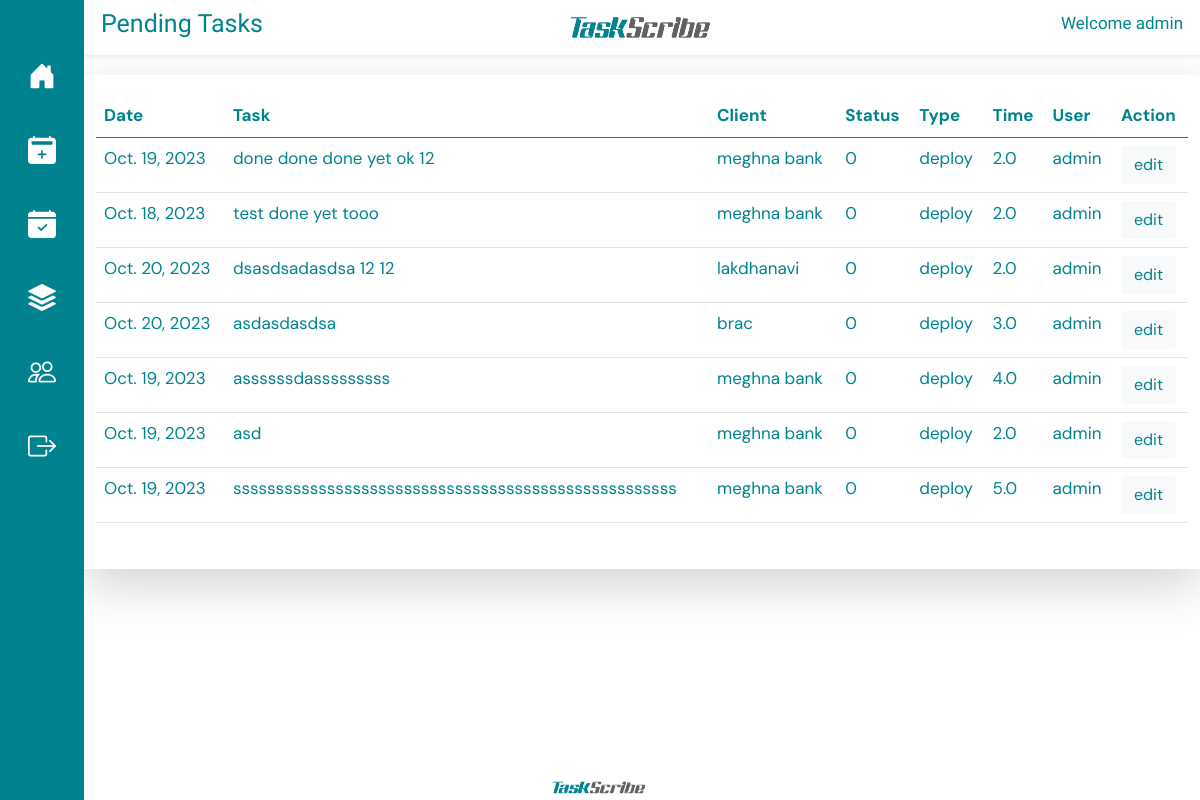
/pending-task/ (signed in), run on the app's committed database.
### taskapp/models.py (models this page shows, shortened)
class Task(models.Model):
    name = models.CharField(max_length=500,)
    user = models.ForeignKey(User, on_delete=models.PROTECT)
    type = models.ForeignKey(Type, on_delete=models.CASCADE)
    client = models.ForeignKey(Client, on_delete=models.PROTECT)
    date = models.DateField()
    status = models.CharField(max_length=1, choices=STATUS, default='0')
    time = models.FloatField()

class Client(models.Model):
    name = models.CharField(max_length=100)
    description = models.TextField(max_length=500, null=True)
    file = models.FileField(upload_to='documetns/')
    original_filename = models.CharField(max_length=255)
    uploaded_at = models.DateTimeField(auto_now_add=True)

class Type(models.Model):
    name = models.CharField(max_length=100)
    def __str__(self) -> str:
        return self.name

### taskapp/views.py (the view)
# urls.py: path('pending-task/', pending_task, name="pending_task"),
@login_required(login_url="/login/")
def pending_task(request):
    userall = User.objects.get(id=request.user.id)
    pending_tasks = Task.objects.filter(user=userall, status="0")
    return render(request, "pending.html", {
        "pending_tasks" : pending_tasks
    })

### templates/pending.html (shortened to what this page needs)
{% extends 'base.html' %}
{% load static %}
{% block titlecontent %}
<div class="row shadow-sm align-items-center" style=" margin-top: 0px; padding: 5px;  color: #00838f;">
  <div class="col">
    <h2 style="font-family: Palanquin Dark; text-align: left; font-size: 25px;">Pending Tasks</h2>
  </div>
  <div class="col align-items-center text-center">
    <img src="{% static 'img/logof.png' %}" width="150px" height="45px" alt="">
  </div>
  <div class="col align-items-center">
    <h2  style="font-family: Palanquin Dark; text-align: right; font-size: 17px;">Welcome {{ user.username }}</h2>
  </div>
</div>
{% endblock %}
{% block content %}
<div class="row shadow-lg" style=" padding-bottom: 30px; margin-bottom: 40px; padding-top: 20px; margin-top: 20px;">
    <div class="col-12">
    <table class=" table table-hover " style="color: #00838f;">
        <thead>
          <tr>
            <th>Date</th>
            <th>Task</th>
            <th>Client</th>
            <th>Status</th>
            <th>Type</th>
            <th>Time</th>
            <th>User</th>
            <th>Action</th>
          </tr>
        </thead>
        <tbody>
        {% for task in pending_tasks %}
          <tr>
            <td>{{ task.date }}</td>
            <td>{{ task.name }}</td>
            <td>{{ task.client.name}}</td>
            <td>{{ task.status}}</td>
            <td>{{ task.type}}</td>
            <td>{{ task.time}}</td>
            <td>{{ task.user }}</td>
            <td>
              <a href="{% url 'edit_task'  task_id=task.id %}" type="button" class="btn btn-light" style="color: #00838f;">edit</a>
            </td>
          </tr>
        {% endfor %}
        </tbody>
      </table>
    </div>
</div>
{% endblock%}

### templates/base.html (style rules this page uses)
body { font-family: 'DM Sans'; font-size: 17px; background-color: #fff ; }

### data on the page
Task: date "Oct. 19, 2023", name "done done done yet ok 12", client.name "meghna bank", status "0", type "deploy", time "2.0", user "admin"
Task: date "Oct. 18, 2023", name "test done yet tooo", client.name "meghna bank", status "0", type "deploy", time "2.0", user "admin"
Task: date "Oct. 20, 2023", name "dsasdsadasdsa 12 12", client.name "lakdhanavi", status "0", type "deploy", time "2.0", user "admin"
Task: date "Oct. 20, 2023", name "asdasdasdsa", client.name "brac", status "0", type "deploy", time "3.0", user "admin"
Task: date "Oct. 19, 2023", name "assssssdasssssssss", client.name "meghna bank", status "0", type "deploy", time "4.0", user "admin"
Task: date "Oct. 19, 2023", name "asd", client.name "meghna bank", status "0", type "deploy", time "2.0", user "admin"
Task: date "Oct. 19, 2023", name "ssssssssssssssssssssssssssssssssssssssssssssssssssss", client.name "meghna bank", status "0", type "deploy", time "5.0", user "admin"

### other printed values
{{ user.username }} "admin"
